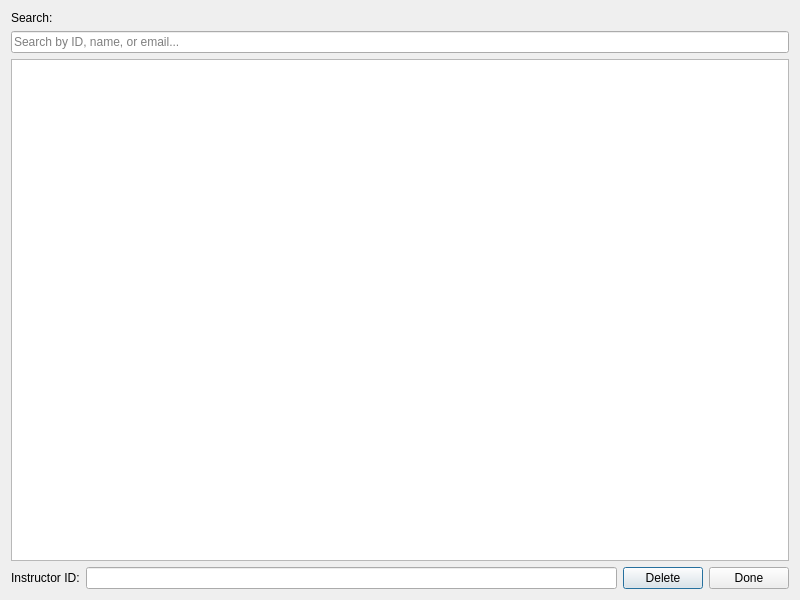
<?xml version="1.0" encoding="UTF-8"?>
<ui version="4.0">
 <class>viewdeleteinstructor</class>
 <widget class="QDialog" name="viewdeleteinstructor">
  <property name="geometry">
   <rect>
    <x>0</x>
    <y>0</y>
    <width>800</width>
    <height>600</height>
  </rect>
  </property>
  <property name="windowTitle">
   <string>View/Delete Instructors</string>
  </property>
  <layout class="QVBoxLayout" name="verticalLayout">
   <item>
    <widget class="QLabel" name="searchLabel">
     <property name="text">
      <string>Search:</string>
     </property>
    </widget>
   </item>
   <item>
    <widget class="QLineEdit" name="searchLineEdit">
     <property name="placeholderText">
      <string>Search by ID, name, or email...</string>
     </property>
    </widget>
   </item>
   <item>
    <widget class="QTableWidget" name="tableWidget"/>
   </item>
   <item>
    <layout class="QHBoxLayout" name="horizontalLayout">
     <item>
      <widget class="QLabel" name="idLabel">
       <property name="text">
        <string>Instructor ID:</string>
       </property>
      </widget>
     </item>
     <item>
      <widget class="QLineEdit" name="idLineEdit"/>
     </item>
     <item>
      <widget class="QPushButton" name="Delete_Button">
       <property name="text">
        <string>Delete</string>
       </property>
      </widget>
     </item>
     <item>
      <widget class="QPushButton" name="Done_Button">
       <property name="text">
        <string>Done</string>
       </property>
      </widget>
     </item>
    </layout>
   </item>
  </layout>
 </widget>
 <resources/>
 <connections/>
</ui>
